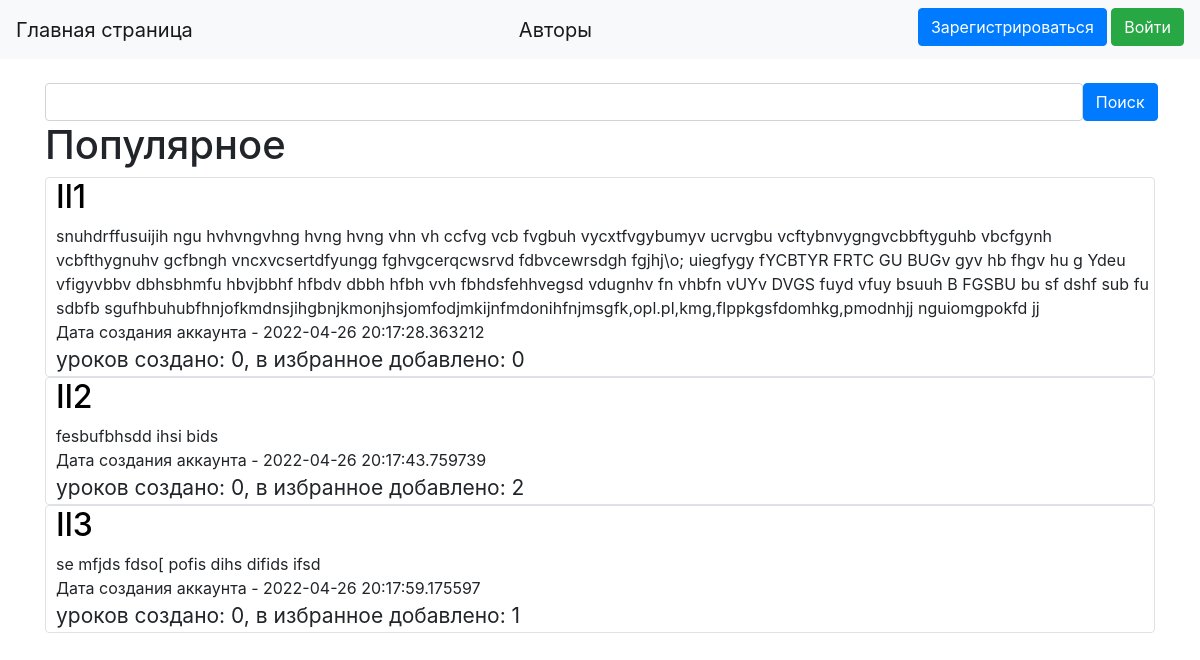
Before: /profile with the older database file.
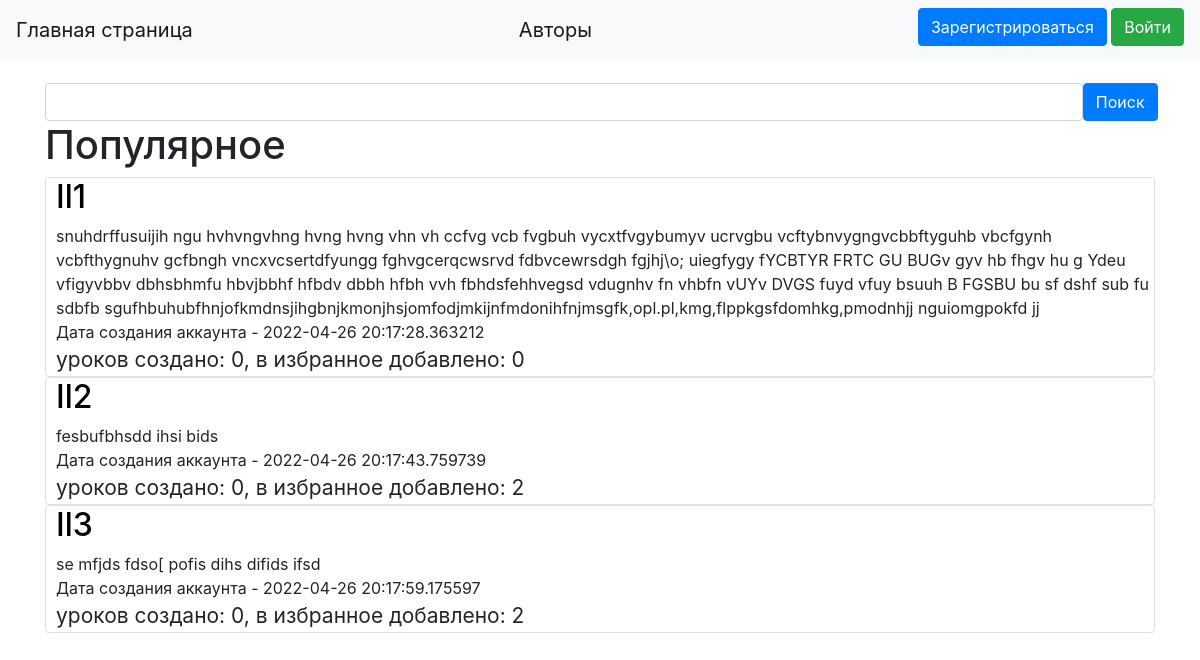
After: the same page with the newer database file.
### data1/users.py (models this page shows, shortened)
class User(SqlAlchemyBase, UserMixin):
    __tablename__ = 'users'
    id = sqlalchemy.Column(sqlalchemy.Integer,
                           primary_key=True, autoincrement=True)
    name = sqlalchemy.Column(sqlalchemy.String, unique=True, nullable=True)
    about = sqlalchemy.Column(sqlalchemy.String, nullable=True)
    email = sqlalchemy.Column(sqlalchemy.String,
                              index=True, unique=True, nullable=True)
    hashed_password = sqlalchemy.Column(sqlalchemy.String, nullable=True)
    created_lessons_count = sqlalchemy.Column(sqlalchemy.Integer, default=0)
    favourites_lessons_count = sqlalchemy.Column(sqlalchemy.Integer, default=0)
    created_date = sqlalchemy.Column(sqlalchemy.DateTime,
                                     default=datetime.datetime.now)
    lessons = orm.relation("Lesson", back_populates='user')
    favourites = orm.relation("Favourites", back_populates='user')

### LearnCreator.py (the view)
@app.route("/profile", methods=['GET', 'POST'])
def profiles():
    global limit, FirstResult, search_now, lessons_now_count
    db_sess = db_session.create_session()
    search = SearchForm()
    if request.method == "POST":
        FirstResult = 0
        limit = 5
        search_now = search.search.data
    users = db_sess.query(User).filter(User.name.like(f'%{search_now}%') | User.name.like(
        '%' + str(search_now).capitalize() + '%') | User.name.like(
        '%' + str(search_now).lower() + '%') | User.name.like(
        '%' + str(search_now).upper() + '%')).order_by(-User.created_date)[FirstResult:limit]
    users_now_count = db_sess.query(User).filter(User.name.like(f'%{search_now}%') | User.name.like(
        '%' + str(search_now).capitalize() + '%') | User.name.like(
        '%' + str(search_now).lower() + '%') | User.name.like(
        '%' + str(search_now).upper() + '%')).count()
    return render_template("profiles.html", users=users, search=search, FirstResult=FirstResult,
                           users_now_count=users_now_count, limit=limit)

### forms/search.py
class SearchForm(FlaskForm):
    search = StringField('Поиск')
    select = SubmitField('Поиск')
    estimate = StringField('Оценка')
    further = SubmitField('Далее')
    back = SubmitField('Назад')

### data1/db_session.py (called while the page is built)
def create_session() -> Session:
    global __factory
    return __factory()

### templates/profiles.html (shortened to what this page needs)
{% extends "base.html" %}
{% block content %}
<br>
<form action="" method="post">
    <div style="float: left; width: 93.5%">{{ search.search(class="form-control") }}</div>
    <div style="float: right; width: 6.5%">{{ search.select(type="submit", class="btn btn-primary")
        }}
    </div>
</form>
<h1>Популярное</h1>
{% for item in users%}
<div class="col-md6 border rounded">
    <h2 style="padding-left: 10px"><a href="/profile/{{ item.name }}" class="url1">{{item.name}}</a></h2>
    <div style="padding-left: 10px">
        {{item.about}}
    </div>
    <div style="padding-left: 10px">
        Дата создания аккаунта - {{item.created_date}}
    </div>
    <div style="font-size: 21px; padding-left: 10px">
        уроков создано: {{item.created_lessons_count}}, в избранное добавлено: {{item.favourites_lessons_count}}
    </div>
</div>
{% endfor %}
{% endblock %}

Changed rows visible on the page:
changed User "Il3": favourites_lessons_count "1" → "2"
